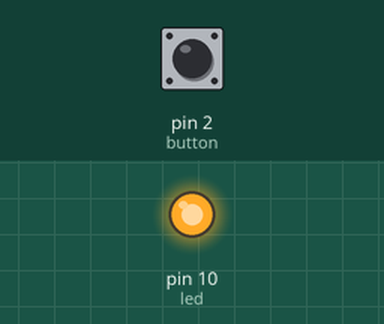
This sketch was run on a simulated Arduino Uno, built with avr-gcc and run on an emulated ATmega328P. Parts: output pins drawn as LEDs (lit = HIGH). The test bench sets the inputs (shaded band); at power-on: pin 2 (button) HIGH.

Above: at 1.2 s.
1.3 s: pin 2 (button) pulled LOW for 0.15 s
At 1.37 s:
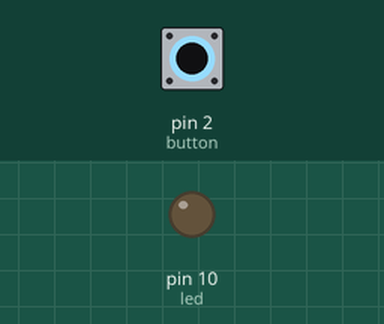
2.9 s: pin 2 (button) pulled LOW for 3.2 s
At 7.0 s:
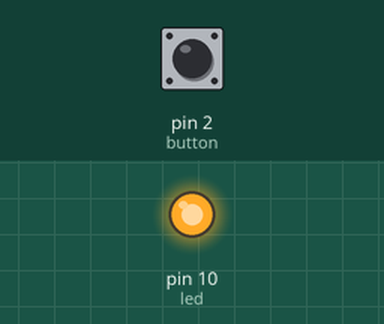
Timing chart, 0 to 8.5 s (numbered marks = the images above; inputs shaded):
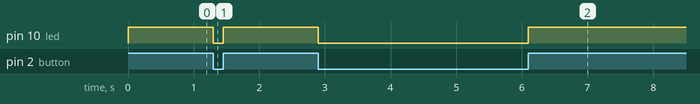

Measured:
- after the input at 1.3 s, pin 10 (led): HIGH → LOW at once, → HIGH 0.15 s later
- after the input at 2.9 s, pin 10 (led): HIGH → LOW at once, → HIGH 3.2 s later

The sketch:

_4._Blink_LED_Button.ino
```cpp
const int led = 10;
const int button = 2;
int i;

void setup()
{
  pinMode(led, OUTPUT);
  pinMode(button, INPUT);
}

void loop()
{
  if (digitalRead(button) == LOW)
  {
    digitalWrite(led, LOW);
  }
  else
  {
    digitalWrite(led, HIGH);
  }
}
```
